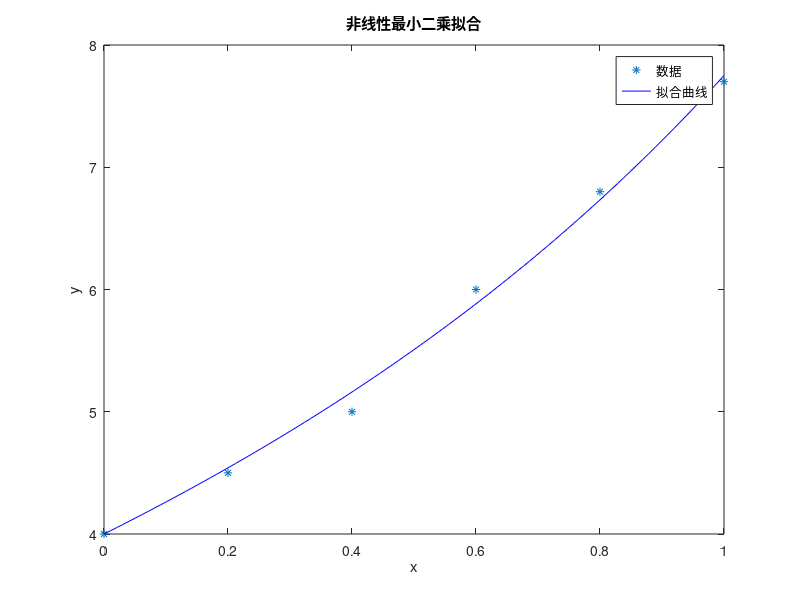

This figure's MATLAB source:
% 题1
clear;clc;
% 数据
x = [0, 0.2, 0.4, 0.6, 0.8, 1];
y = [4, 4.5, 5, 6, 6.8, 7.7];

% 定义模型函数
fun = @(p,x) 3 + p(1)*x + exp(p(2)*x);

% 初始猜测值
p0 = [1, 1];

% 使用 lsqcurvefit 进行拟合
[p,resnorm,residual,exitflag,output] = lsqcurvefit(fun, p0, x, y);

% 打印结果
disp(['a = ', num2str(p(1))]);
disp(['b = ', num2str(p(2))]);

% 作出拟合效果图
xmodel = linspace(min(x), max(x), 100);
ymodel = fun(p, xmodel);

figure;
plot(x, y, '*'); % 数据点
hold on;
plot(xmodel, ymodel, 'b-'); % 拟合曲线
xlabel('x'); % x轴标签
ylabel('y'); % y轴标签
title('非线性最小二乘拟合'); % 标题
legend('数据', '拟合曲线', 'Location', 'best'); % 图例
hold off;